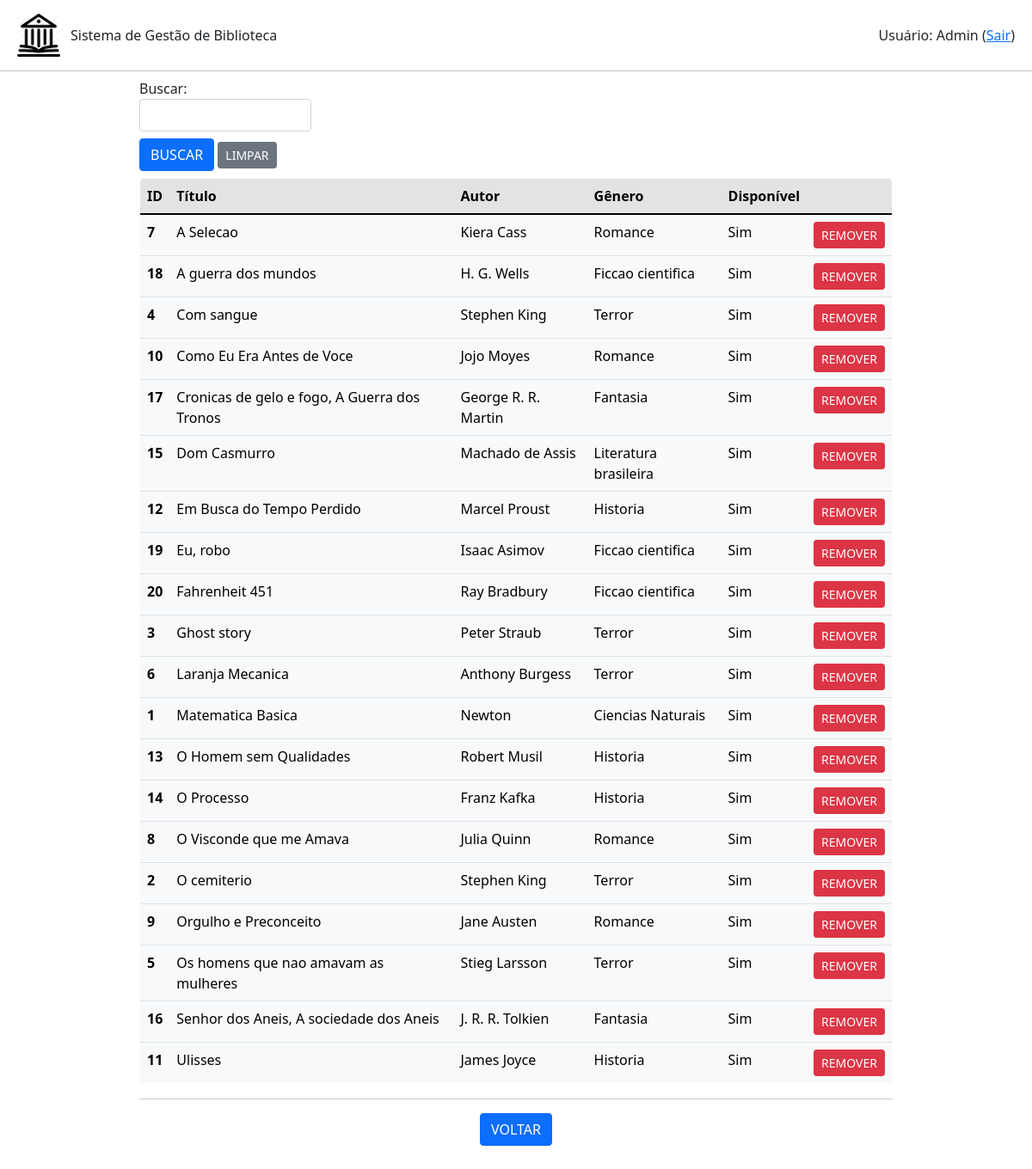
Screenshot of /livro/listar (signed in) with the database file from the repository.
### livro.py (models this page shows, shortened)
class Livro(db.Model):
    id = db.Column(db.Integer, primary_key=True)
    titulo = db.Column(db.String(200), unique=False, nullable=False)
    autor = db.Column(db.String(80), unique=False, nullable=False)
    genero = db.Column(db.String(120), unique=False, nullable=False)
    disponivel = db.Column(db.Boolean, default=True)
    emprestimo = db.relationship('Emprestimo', backref='livro', lazy=True)

### app.py (the view, shortened to what this page needs)
@app.route('/livro/listar', methods=['POST','GET'])
def listar_livros():
    if session.get('autenticado',False)==False:
        flash(u'Login necessário!', category='warning')
        return(redirect(url_for('login')))
    form = BuscaForm()
    livros = Livro.query.order_by(Livro.titulo).all()
    return(render_template('livros.html', livros=livros, form=form, action=url_for('listar_livros')))

### formBusca.py
class BuscaForm(FlaskForm):
    campo = StringField('Buscar: ', validators=[DataRequired()])
    enviar = SubmitField('BUSCAR')

### templates/livros.html (shortened to what this page needs)
{% extends "base.html" %}
{% block conteudo %}
<div class="container-fluid mx-auto mb-1" style="width: 75%; max-height: 100vh;">
    {% from 'bootstrap/form.html' import render_field %}
    <form method="post">
        <div class="mt-2" style="width: 200px;">
            {{ render_field(form.campo) }}
        </div>
        <div class="mt-2 mb-2">
            {{ render_field(form.enviar, button_style="primary", button_size="sm") }}
            <a class="btn btn-secondary btn-sm" href="{{url_for('listar_livros')}}" role="button">LIMPAR</a>
        </div>
    </form>
    <div style="max-height: 60vh; overflow-y: auto;">
        <table class=" table table-light border rounded-3" style="overflow: hidden;">
            <thead>
            <tr class="table-secondary">
                <th scope="col">ID</th>
                <th scope="col">Título</th>
                <th scope="col">Autor</th>
                <th scope="col">Gênero</th>
                <th scope="col">Disponível</th>
                <th scope="col"></th>
            </tr>
            </thead>
            <tbody>
                {% for livro in livros %}
                    <tr>
                        <th scope="row">{{livro.id}}</th>
                        <td>{{livro.titulo}}</td>
                        <td>{{livro.autor}}</td>
                        <td>{{livro.genero}}</td>
                        {% if livro.disponivel == True %}
                            <td>Sim</td>
                        {% else %}
                            <td>Não</td>
                        {% endif %}
                        <td class="text-center"><a class="btn btn-danger btn-sm" href="{{url_for('remover_livro', id_livro=livro.id)}}" role="button">REMOVER</a></td>
                    </tr>
                {% endfor %}
            </tbody>
        </table>
    </div>
    <hr>
    <div class="row text-center">
        <div class="col mr-1">
            <a class="btn btn-primary" href="{{url_for('root')}}" role="button">VOLTAR</a>
        </div>
    </div>
</div>
{% endblock %}

### rows the page displays
Livro: id "7", titulo "A Selecao", autor "Kiera Cass", genero "Romance", disponivel "Sim"
Livro: id "18", titulo "A guerra dos mundos", autor "H. G. Wells", genero "Ficcao cientifica", disponivel "Sim"
Livro: id "4", titulo "Com sangue", autor "Stephen King", genero "Terror", disponivel "Sim"
Livro: id "10", titulo "Como Eu Era Antes de Voce", autor "Jojo Moyes", genero "Romance", disponivel "Sim"
Livro: id "17", titulo "Cronicas de gelo e fogo, A Guerra dos Tronos", autor "George R. R. Martin", genero "Fantasia", disponivel "Sim"
Livro: id "15", titulo "Dom Casmurro", autor "Machado de Assis", genero "Literatura brasileira", disponivel "Sim"
Livro: id "12", titulo "Em Busca do Tempo Perdido", autor "Marcel Proust", genero "Historia", disponivel "Sim"
Livro: id "19", titulo "Eu, robo", autor "Isaac Asimov", genero "Ficcao cientifica", disponivel "Sim"
Livro: id "20", titulo "Fahrenheit 451", autor "Ray Bradbury", genero "Ficcao cientifica", disponivel "Sim"
Livro: id "3", titulo "Ghost story", autor "Peter Straub", genero "Terror", disponivel "Sim"
Livro: id "6", titulo "Laranja Mecanica", autor "Anthony Burgess", genero "Terror", disponivel "Sim"
Livro: id "1", titulo "Matematica Basica", autor "Newton", genero "Ciencias Naturais", disponivel "Sim"
Livro: id "13", titulo "O Homem sem Qualidades", autor "Robert Musil", genero "Historia", disponivel "Sim"
Livro: id "14", titulo "O Processo", autor "Franz Kafka", genero "Historia", disponivel "Sim"
Livro: id "8", titulo "O Visconde que me Amava", autor "Julia Quinn", genero "Romance", disponivel "Sim"
Livro: id "2", titulo "O cemiterio", autor "Stephen King", genero "Terror", disponivel "Sim"
Livro: id "9", titulo "Orgulho e Preconceito", autor "Jane Austen", genero "Romance", disponivel "Sim"
Livro: id "5", titulo "Os homens que nao amavam as mulheres", autor "Stieg Larsson", genero "Terror", disponivel "Sim"
Livro: id "16", titulo "Senhor dos Aneis, A sociedade dos Aneis", autor "J. R. R. Tolkien", genero "Fantasia", disponivel "Sim"
Livro: id "11", titulo "Ulisses", autor "James Joyce", genero "Historia", disponivel "Sim"

### other values shown
{{ session.get('nome') }} "Admin"
